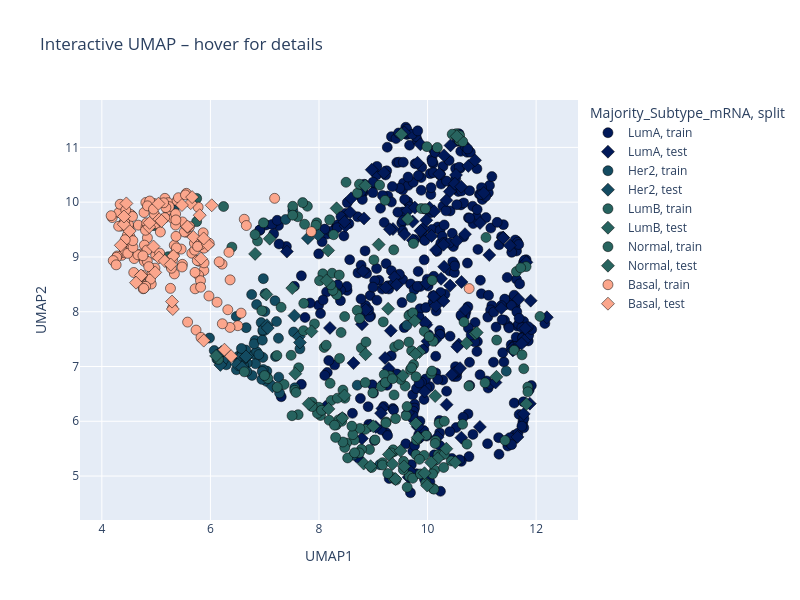
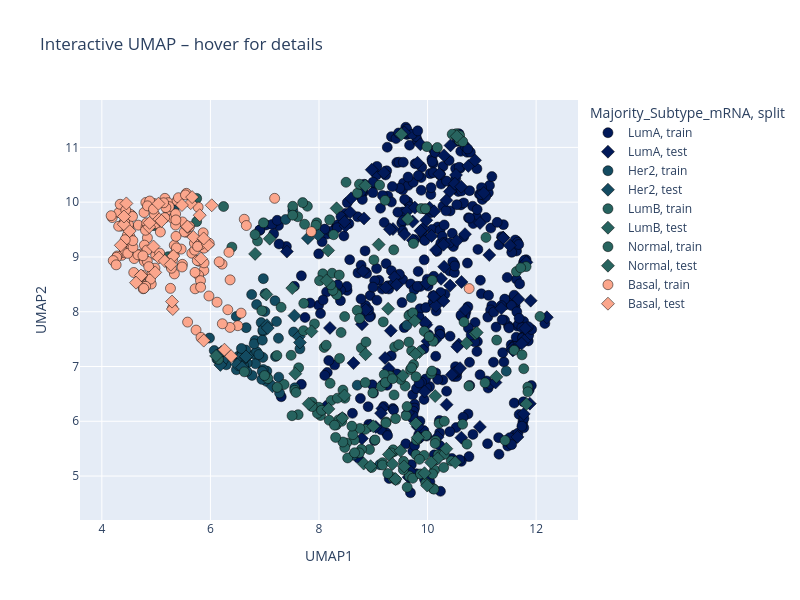

Notebook cell for these charts, in order:
### Markdown cell above
## Interactive Plotly UMAP

### Code cell
plot_umap_interactive(
    df_all,
    color_col="Majority_Subtype_mRNA",
    symbol_col="split",
    hover_cols=["PATIENT", "encoded_id"],
    save_html=PLOT_DIR / "interactive_umap.html",
)

### Figure 1 — Plotly figure (JSON) as saved in the notebook; plotly's stock layout.template omitted (floating-point values rounded to 4 significant figures; data arrays with more than 128 entries replaced by an {"elided": "..."} marker saying what was removed)
{"data": [{"customdata": {"elided": "410x2 str values"}, "hovertemplate": "Majority_Subtype_mRNA=LumA<br>split=train<br>UMAP1=%{x}<br>UMAP2=%{y}<br>PATIENT=%{customdata[0]}<br>encoded_id=%{customdata[1]}<extra></extra>", "legendgroup": "LumA, train", "marker": {"color": "#011959", "line": {"color": "black", "width": 0.5}, "size": 10, "symbol": "circle"}, "mode": "markers", "name": "LumA, train", "orientation": "v", "showlegend": true, "type": "scatter", "x": {"elided": "410 float values"}, "xaxis": "x", "y": {"elided": "410 float values"}, "yaxis": "y"}, {"customdata": {"elided": "102x2 str values"}, "hovertemplate": "Majority_Subtype_mRNA=LumA<br>split=test<br>UMAP1=%{x}<br>UMAP2=%{y}<br>PATIENT=%{customdata[0]}<br>encoded_id=%{customdata[1]}<extra></extra>", "legendgroup": "LumA, test", "marker": {"color": "#011959", "line": {"color": "black", "width": 0.5}, "size": 10, "symbol": "diamond"}, "mode": "markers", "name": "LumA, test", "orientation": "v", "showlegend": true, "type": "scatter", "x": [10.07, 10.48, 8.489, 8.812, 10.14, 9.639, 11.39, 10.22, 9.218, 9.868, 11.67, 9.815, 10.16, 8.117, 8.574, 9.652, 9.168, 11.9, 8.471, 9.572, 10.04, 9.391, 10.63, 9.819, 10.6, 10.3, 8.971, 9.143, 11.56, 9.196, 11.8, 10.41, 9.917, 9.633, 9.999, 10.52, 10.62, 10.35, 10.3, 11.25, 10.3, 8.636, 11.14, 11.39, 11.78, 9.978, 10.75, 10.5, 10.15, 11.88, 9.047, 7.409, 9.323, 9.958, 8.594, 11.36, 10.42, 11.66, 9.977, 10.11, 10.12, 10.57, 8.949, 9.691, 10.62, 9.946, 11.77, 9.981, 9.362, 10.97, 10.7, 11.57, 11.51, 11.82, 10.69, 11.04, 10.87, 10.25, 8.862, 12.2, 10.55, 11.73, 9.282, 9.728, 10.45, 10.19, 8.791, 8.83, 9.306, 10.41, 10.35, 10.29, 9.766, 9.431, 8.201, 8.792, 9.725, 10.54, 9.231, 10.96, 9.869, 9.576], "xaxis": "x", "y": [9.383, 6.875, 9.566, 8.74, 7.486, 6.154, 9.354, 10.51, 7.155, 11.06, 8.227, 10.72, 9.127, 6.26, 9.816, 4.98, 6.235, 8.202, 9.64, 11.27, 9.897, 8.63, 8.543, 5.901, 6.969, 8.196, 10.59, 6.148, 7.332, 10.54, 7.697, 10.19, 9.52, 9.844, 7.462, 10.5, 5.701, 6.304, 10.85, 6.708, 8.822, 7.062, 9.035, 9.347, 7.471, 7.764, 10.66, 10.34, 8.108, 6.321, 5.897, 9.098, 7.654, 7.801, 10.07, 8.061, 11.04, 5.714, 9.671, 8.277, 9.833, 7.402, 5.923, 5.074, 10.28, 6.543, 6.135, 8.519, 9.51, 9.62, 8.039, 7.293, 9.211, 8.902, 9.416, 10.17, 10.76, 8.601, 8.036, 7.898, 7.361, 7.419, 6.964, 9.304, 6.847, 5.711, 5.685, 9.703, 9.505, 8.477, 10.03, 9.224, 9.9, 8.49, 7.704, 7.771, 9.645, 9.292, 8.443, 5.897, 9.477, 9.413], "yaxis": "y"}, {"customdata": [["TCGA-3C-AALI", "TCGA-3C-AALI"], ["TCGA-A2-A04W", "TCGA-A2-A04W"], ["TCGA-A2-A04X", "TCGA-A2-A04X"], ["TCGA-A2-A0CX", "TCGA-A2-A0CX"], ["TCGA-A2-A0D1", "TCGA-A2-A0D1"], ["TCGA-A2-A0EQ", "TCGA-A2-A0EQ"], ["TCGA-A2-A3XV", "TCGA-A2-A3XV"], ["TCGA-A8-A07I", "TCGA-A8-A07I"], ["TCGA-A8-A08B", "TCGA-A8-A08B"], ["TCGA-A8-A08J", "TCGA-A8-A08J"], ["TCGA-A8-A08L", "TCGA-A8-A08L"], ["TCGA-A8-A08X", "TCGA-A8-A08X"], ["TCGA-A8-A09G", "TCGA-A8-A09G"], ["TCGA-A8-A09X", "TCGA-A8-A09X"], ["TCGA-A8-A0A7", "TCGA-A8-A0A7"], ["TCGA-AC-A23H", "TCGA-AC-A23H"], ["TCGA-AC-A5EH", "TCGA-AC-A5EH"], ["TCGA-AN-A0FV", "TCGA-AN-A0FV"], ["TCGA-AO-A0JE", "TCGA-AO-A0JE"], ["TCGA-AO-A12D", "TCGA-AO-A12D"], ["TCGA-AR-A1AT", "TCGA-AR-A1AT"], ["TCGA-AR-A24U", "TCGA-AR-A24U"], ["TCGA-AR-A254", "TCGA-AR-A254"], ["TCGA-B6-A0I9", "TCGA-B6-A0I9"], ["TCGA-B6-A0IK", "TCGA-B6-A0IK"], ["TCGA-B6-A0RH", "TCGA-B6-A0RH"], ["TCGA-BH-A0AW", "TCGA-BH-A0AW"], ["TCGA-BH-A0B7", "TCGA-BH-A0B7"], ["TCGA-BH-A0EE", "TCGA-BH-A0EE"], ["TCGA-BH-A18P", "TCGA-BH-A18P"], ["TCGA-BH-A18R", "TCGA-BH-A18R"], ["TCGA-BH-A203", "TCGA-BH-A203"], ["TCGA-C8-A12P", "TCGA-C8-A12P"], ["TCGA-C8-A12Q", "TCGA-C8-A12Q"], ["TCGA-C8-A12T", "TCGA-C8-A12T"], ["TCGA-C8-A12Z", "TCGA-C8-A12Z"], ["TCGA-C8-A135", "TCGA-C8-A135"], ["TCGA-C8-A137", "TCGA-C8-A137"], ["TCGA-C8-A138", "TCGA-C8-A138"], ["TCGA-C8-A1HF", "TCGA-C8-A1HF"], ["TCGA-C8-A1HK", "TCGA-C8-A1HK"], ["TCGA-C8-A26Y", "TCGA-C8-A26Y"], ["TCGA-C8-A275", "TCGA-C8-A275"], ["TCGA-C8-A278", "TCGA-C8-A278"], ["TCGA-D8-A13Z", "TCGA-D8-A13Z"], ["TCGA-D8-A1JF", "TCGA-D8-A1JF"], ["TCGA-E2-A14P", "TCGA-E2-A14P"], ["TCGA-E2-A14V", "TCGA-E2-A14V"], ["TCGA-E2-A152", "TCGA-E2-A152"], ["TCGA-E2-A1B0", "TCGA-E2-A1B0"], ["TCGA-E9-A1RH", "TCGA-E9-A1RH"], ["TCGA-E9-A248", "TCGA-E9-A248"], ["TCGA-EW-A1OV", "TCGA-EW-A1OV"], ["TCGA-EW-A6SD", "TCGA-EW-A6SD"], ["TCGA-GM-A2DB", "TCGA-GM-A2DB"], ["TCGA-GM-A2DH", "TCGA-GM-A2DH"], ["TCGA-LL-A5YO", "TCGA-LL-A5YO"], ["TCGA-OL-A66P", "TCGA-OL-A66P"], ["TCGA-UU-A93S", "TCGA-UU-A93S"]], "hovertemplate": "Majority_Subtype_mRNA=Her2<br>split=train<br>UMAP1=%{x}<br>UMAP2=%{y}<br>PATIENT=%{customdata[0]}<br>encoded_id=%{customdata[1]}<extra></extra>", "legendgroup": "Her2, train", "marker": {"color": "#134b61", "line": {"color": "black", "width": 0.5}, "size": 10, "symbol": "circle"}, "mode": "markers", "name": "Her2, train", "orientation": "v", "showlegend": true, "type": "scatter", "x": [7.649, 6.802, 7.216, 7.04, 7.253, 7.009, 6.121, 7.259, 7.274, 8.632, 6.851, 6.823, 7.031, 6.515, 7.518, 6.767, 6.635, 6.974, 6.831, 6.852, 6.966, 6.584, 7.039, 7.553, 6.509, 9.619, 6.935, 7.003, 6.292, 11.45, 9.121, 6.805, 6.676, 6.57, 7.532, 6.947, 6.969, 6.67, 9.703, 7.189, 6.956, 5.983, 6.965, 6.651, 6.477, 6.237, 6.892, 8.705, 6.955, 6.571, 6.609, 6.658, 6.975, 7.199, 6.07, 6.76, 7.386, 6.186, 6.478], "xaxis": "x", "y": [7.322, 7.223, 7.821, 6.916, 7.516, 8.327, 7.135, 6.805, 6.517, 5.38, 8.13, 7.474, 6.731, 7.187, 9.846, 6.838, 7.182, 6.944, 7.05, 7.271, 7.166, 7.248, 6.809, 6.611, 7.06, 7.752, 7.801, 8.004, 7.032, 6.915, 5.208, 7.414, 7.064, 7.184, 7.629, 6.765, 7.638, 6.911, 8.259, 8.2, 7.481, 7.52, 7.666, 7.3, 7.913, 7.116, 7.218, 6.658, 6.91, 7.329, 7.02, 7.709, 8.604, 7.182, 7.291, 8.314, 9.684, 7.252, 6.941], "yaxis": "y"}, {"customdata": [["TCGA-A2-A0T1", "TCGA-A2-A0T1"], ["TCGA-A2-A3XZ", "TCGA-A2-A3XZ"], ["TCGA-A8-A094", "TCGA-A8-A094"], ["TCGA-AC-A3W5", "TCGA-AC-A3W5"], ["TCGA-AO-A0J2", "TCGA-AO-A0J2"], ["TCGA-AR-A0TX", "TCGA-AR-A0TX"], ["TCGA-BH-A1EV", "TCGA-BH-A1EV"], ["TCGA-C8-A12L", "TCGA-C8-A12L"], ["TCGA-C8-A26X", "TCGA-C8-A26X"], ["TCGA-C8-A8HP", "TCGA-C8-A8HP"], ["TCGA-D8-A1JG", "TCGA-D8-A1JG"], ["TCGA-D8-A1XT", "TCGA-D8-A1XT"], ["TCGA-E2-A1LB", "TCGA-E2-A1LB"], ["TCGA-EW-A2FR", "TCGA-EW-A2FR"], ["TCGA-OL-A5RZ", "TCGA-OL-A5RZ"]], "hovertemplate": "Majority_Subtype_mRNA=Her2<br>split=test<br>UMAP1=%{x}<br>UMAP2=%{y}<br>PATIENT=%{customdata[0]}<br>encoded_id=%{customdata[1]}<extra></extra>", "legendgroup": "Her2, test", "marker": {"color": "#134b61", "line": {"color": "black", "width": 0.5}, "size": 10, "symbol": "diamond"}, "mode": "markers", "name": "Her2, test", "orientation": "v", "showlegend": true, "type": "scatter", "x": [7.041, 7.547, 6.651, 7.796, 6.498, 7.056, 7.145, 6.585, 6.201, 7.628, 6.655, 5.316, 6.183, 7.985, 7.649], "xaxis": "x", "y": [7.754, 7.928, 7.163, 9.343, 7.036, 7.703, 6.638, 6.983, 7.263, 7.544, 7.182, 9.884, 7.029, 9.405, 7.439], "yaxis": "y"}, {"customdata": {"elided": "156x2 str values"}, "hovertemplate": "Majority_Subtype_mRNA=LumB<br>split=train<br>UMAP1=%{x}<br>UMAP2=%{y}<br>PATIENT=%{customdata[0]}<br>encoded_id=%{customdata[1]}<extra></extra>", "legendgroup": "LumB, train", "marker": {"color": "#26635f", "line": {"color": "black", "width": 0.5}, "size": 10, "symbol": "circle"}, "mode": "markers", "name": "LumB, train", "orientation": "v", "showlegend": true, "type": "scatter", "x": {"elided": "156 float values"}, "xaxis": "x", "y": {"elided": "156 float values"}, "yaxis": "y"}, {"customdata": [["TCGA-5T-A9QA", "TCGA-5T-A9QA"], ["TCGA-A2-A0CW", "TCGA-A2-A0CW"], ["TCGA-A2-A0T3", "TCGA-A2-A0T3"], ["TCGA-A2-A25C", "TCGA-A2-A25C"], ["TCGA-A8-A079", "TCGA-A8-A079"], ["TCGA-A8-A084", "TCGA-A8-A084"], ["TCGA-A8-A08I", "TCGA-A8-A08I"], ["TCGA-A8-A092", "TCGA-A8-A092"], ["TCGA-A8-A09C", "TCGA-A8-A09C"], ["TCGA-A8-A09Q", "TCGA-A8-A09Q"], ["TCGA-A8-A09R", "TCGA-A8-A09R"], ["TCGA-A8-A09W", "TCGA-A8-A09W"], ["TCGA-AC-A2BM", "TCGA-AC-A2BM"], ["TCGA-AR-A0TV", "TCGA-AR-A0TV"], ["TCGA-AR-A24H", "TCGA-AR-A24H"], ["TCGA-AR-A2LK", "TCGA-AR-A2LK"], ["TCGA-B6-A0IB", "TCGA-B6-A0IB"], ["TCGA-B6-A0RL", "TCGA-B6-A0RL"], ["TCGA-BH-A0H0", "TCGA-BH-A0H0"], ["TCGA-C8-A12U", "TCGA-C8-A12U"], ["TCGA-C8-A1HM", "TCGA-C8-A1HM"], ["TCGA-C8-A274", "TCGA-C8-A274"], ["TCGA-C8-A27A", "TCGA-C8-A27A"], ["TCGA-C8-A3M8", "TCGA-C8-A3M8"], ["TCGA-D8-A13Y", "TCGA-D8-A13Y"], ["TCGA-D8-A1J8", "TCGA-D8-A1J8"], ["TCGA-D8-A1JI", "TCGA-D8-A1JI"], ["TCGA-D8-A1X6", "TCGA-D8-A1X6"], ["TCGA-D8-A1X7", "TCGA-D8-A1X7"], ["TCGA-D8-A1XF", "TCGA-D8-A1XF"], ["TCGA-D8-A1XL", "TCGA-D8-A1XL"], ["TCGA-E2-A10C", "TCGA-E2-A10C"], ["TCGA-E2-A1L7", "TCGA-E2-A1L7"], ["TCGA-E9-A1RE", "TCGA-E9-A1RE"], ["TCGA-E9-A226", "TCGA-E9-A226"], ["TCGA-E9-A22A", "TCGA-E9-A22A"], ["TCGA-EW-A1OX", "TCGA-EW-A1OX"], ["TCGA-GM-A2DO", "TCGA-GM-A2DO"], ["TCGA-Z7-A8R6", "TCGA-Z7-A8R6"]], "hovertemplate": "Majority_Subtype_mRNA=LumB<br>split=test<br>UMAP1=%{x}<br>UMAP2=%{y}<br>PATIENT=%{customdata[0]}<br>encoded_id=%{customdata[1]}<extra></extra>", "legendgroup": "LumB, test", "marker": {"color": "#26635f", "line": {"color": "black", "width": 0.5}, "size": 10, "symbol": "diamond"}, "mode": "markers", "name": "LumB, test", "orientation": "v", "showlegend": true, "type": "scatter", "x": [10.19, 8.43, 9.568, 11.27, 8.469, 10.88, 6.823, 8.174, 10.72, 7.508, 8.824, 7.564, 9.786, 9.0, 9.288, 9.546, 9.764, 10.35, 10.07, 8.95, 7.81, 10.91, 9.353, 9.944, 10.51, 9.85, 9.82, 10.14, 11.82, 9.41, 7.861, 9.273, 7.03, 9.503, 9.778, 8.169, 9.993, 7.092, 8.858], "xaxis": "x", "y": [5.32, 6.058, 5.176, 6.812, 6.47, 7.6, 9.056, 6.226, 7.425, 8.431, 5.228, 6.869, 5.96, 5.908, 5.395, 6.83, 7.832, 5.499, 5.249, 5.18, 6.321, 7.62, 5.222, 5.052, 5.25, 7.264, 5.706, 6.46, 6.314, 4.945, 7.641, 8.054, 8.315, 5.46, 7.225, 9.119, 4.827, 9.333, 7.225], "yaxis": "y"}, {"customdata": [["TCGA-A1-A0SB", "TCGA-A1-A0SB"], ["TCGA-A2-A0CL", "TCGA-A2-A0CL"], ["TCGA-A2-A0CZ", "TCGA-A2-A0CZ"], ["TCGA-A2-A0YK", "TCGA-A2-A0YK"], ["TCGA-A2-A1G6", "TCGA-A2-A1G6"], ["TCGA-A2-A25A", "TCGA-A2-A25A"], ["TCGA-A2-A3XW", "TCGA-A2-A3XW"], ["TCGA-A8-A08H", "TCGA-A8-A08H"], ["TCGA-AC-A2FK", "TCGA-AC-A2FK"], ["TCGA-AC-A3YI", "TCGA-AC-A3YI"], ["TCGA-AO-A03R", "TCGA-AO-A03R"], ["TCGA-AO-A03U", "TCGA-AO-A03U"], ["TCGA-AO-A0JB", "TCGA-AO-A0JB"], ["TCGA-AO-A1KO", "TCGA-AO-A1KO"], ["TCGA-AR-A1AO", "TCGA-AR-A1AO"], ["TCGA-AR-A2LH", "TCGA-AR-A2LH"], ["TCGA-B6-A0RQ", "TCGA-B6-A0RQ"], ["TCGA-BH-A1FU", "TCGA-BH-A1FU"], ["TCGA-BH-A42U", "TCGA-BH-A42U"], ["TCGA-BH-A6R9", "TCGA-BH-A6R9"], ["TCGA-BH-A8FZ", "TCGA-BH-A8FZ"], ["TCGA-D8-A1XW", "TCGA-D8-A1XW"], ["TCGA-E2-A108", "TCGA-E2-A108"], ["TCGA-EW-A1P1", "TCGA-EW-A1P1"], ["TCGA-EW-A1P7", "TCGA-EW-A1P7"], ["TCGA-EW-A1PG", "TCGA-EW-A1PG"], ["TCGA-LD-A9QF", "TCGA-LD-A9QF"], ["TCGA-OL-A5D6", "TCGA-OL-A5D6"], ["TCGA-OL-A5RY", "TCGA-OL-A5RY"], ["TCGA-OL-A97C", "TCGA-OL-A97C"]], "hovertemplate": "Majority_Subtype_mRNA=Normal<br>split=train<br>UMAP1=%{x}<br>UMAP2=%{y}<br>PATIENT=%{customdata[0]}<br>encoded_id=%{customdata[1]}<extra></extra>", "legendgroup": "Normal, train", "marker": {"color": "#28645f", "line": {"color": "black", "width": 0.5}, "size": 10, "symbol": "circle"}, "mode": "markers", "name": "Normal, train", "orientation": "v", "showlegend": true, "type": "scatter", "x": [10.53, 6.977, 8.708, 9.988, 10.59, 10.18, 9.012, 7.786, 10.59, 9.881, 8.01, 6.242, 8.374, 10.45, 7.516, 7.608, 10.59, 6.947, 9.377, 7.943, 9.961, 5.746, 7.7, 8.745, 5.746, 10.65, 7.735, 6.148, 7.515, 6.395], "xaxis": "x", "y": [11.25, 9.622, 10.16, 11.01, 11.14, 11.0, 8.946, 9.925, 11.12, 9.883, 8.566, 9.921, 8.669, 11.24, 9.925, 9.734, 11.21, 8.018, 9.129, 9.579, 9.879, 9.645, 9.992, 10.33, 10.07, 11.11, 9.597, 7.131, 9.762, 9.179], "yaxis": "y"}, {"customdata": [["TCGA-AO-A03T", "TCGA-AO-A03T"], ["TCGA-AR-A2LQ", "TCGA-AR-A2LQ"], ["TCGA-BH-A1FE", "TCGA-BH-A1FE"], ["TCGA-BH-A208", "TCGA-BH-A208"], ["TCGA-C8-A8HR", "TCGA-C8-A8HR"], ["TCGA-GM-A2DD", "TCGA-GM-A2DD"], ["TCGA-LL-A73Z", "TCGA-LL-A73Z"], ["TCGA-PL-A8LY", "TCGA-PL-A8LY"]], "hovertemplate": "Majority_Subtype_mRNA=Normal<br>split=test<br>UMAP1=%{x}<br>UMAP2=%{y}<br>PATIENT=%{customdata[0]}<br>encoded_id=%{customdata[1]}<extra></extra>", "legendgroup": "Normal, test", "marker": {"color": "#28645f", "line": {"color": "black", "width": 0.5}, "size": 10, "symbol": "diamond"}, "mode": "markers", "name": "Normal, test", "orientation": "v", "showlegend": true, "type": "scatter", "x": [8.141, 8.854, 9.516, 8.324, 9.637, 6.104, 9.1, 10.54], "xaxis": "x", "y": [8.571, 10.3, 11.24, 9.888, 9.693, 7.193, 9.225, 11.2], "yaxis": "y"}, {"customdata": {"elided": "140x2 str values"}, "hovertemplate": "Majority_Subtype_mRNA=Basal<br>split=train<br>UMAP1=%{x}<br>UMAP2=%{y}<br>PATIENT=%{customdata[0]}<br>encoded_id=%{customdata[1]}<extra></extra>", "legendgroup": "Basal, train", "marker": {"color": "#fba68c", "line": {"color": "black", "width": 0.5}, "size": 10, "symbol": "circle"}, "mode": "markers", "name": "Basal, train", "orientation": "v", "showlegend": true, "type": "scatter", "x": {"elided": "140 float values"}, "xaxis": "x", "y": {"elided": "140 float values"}, "yaxis": "y"}, {"customdata": [["TCGA-A1-A0SK", "TCGA-A1-A0SK"], ["TCGA-A2-A0SX", "TCGA-A2-A0SX"], ["TCGA-A2-A0T0", "TCGA-A2-A0T0"], ["TCGA-A2-A0YJ", "TCGA-A2-A0YJ"], ["TCGA-A7-A26G", "TCGA-A7-A26G"], ["TCGA-A8-A07O", "TCGA-A8-A07O"], ["TCGA-A8-A07U", "TCGA-A8-A07U"], ["TCGA-A8-A08R", "TCGA-A8-A08R"], ["TCGA-AN-A0FJ", "TCGA-AN-A0FJ"], ["TCGA-AQ-A04J", "TCGA-AQ-A04J"], ["TCGA-AR-A0TP", "TCGA-AR-A0TP"], ["TCGA-AR-A2LR", "TCGA-AR-A2LR"], ["TCGA-B6-A0RU", "TCGA-B6-A0RU"], ["TCGA-B6-A0WX", "TCGA-B6-A0WX"], ["TCGA-B6-A409", "TCGA-B6-A409"], ["TCGA-BH-A0AV", "TCGA-BH-A0AV"], ["TCGA-BH-A0E0", "TCGA-BH-A0E0"], ["TCGA-BH-A0RX", "TCGA-BH-A0RX"], ["TCGA-BH-A18V", "TCGA-BH-A18V"], ["TCGA-BH-A1FC", "TCGA-BH-A1FC"], ["TCGA-C8-A131", "TCGA-C8-A131"], ["TCGA-C8-A27B", "TCGA-C8-A27B"], ["TCGA-D8-A1JK", "TCGA-D8-A1JK"], ["TCGA-D8-A1JM", "TCGA-D8-A1JM"], ["TCGA-D8-A27H", "TCGA-D8-A27H"], ["TCGA-D8-A27M", "TCGA-D8-A27M"], ["TCGA-E2-A14Y", "TCGA-E2-A14Y"], ["TCGA-E9-A5FL", "TCGA-E9-A5FL"], ["TCGA-EW-A1P8", "TCGA-EW-A1P8"], ["TCGA-EW-A1PB", "TCGA-EW-A1PB"], ["TCGA-HN-A2NL", "TCGA-HN-A2NL"], ["TCGA-LL-A73Y", "TCGA-LL-A73Y"], ["TCGA-OL-A66I", "TCGA-OL-A66I"], ["TCGA-S3-AA0Z", "TCGA-S3-AA0Z"]], "hovertemplate": "Majority_Subtype_mRNA=Basal<br>split=test<br>UMAP1=%{x}<br>UMAP2=%{y}<br>PATIENT=%{customdata[0]}<br>encoded_id=%{customdata[1]}<extra></extra>", "legendgroup": "Basal, test", "marker": {"color": "#fba68c", "line": {"color": "black", "width": 0.5}, "size": 10, "symbol": "diamond"}, "mode": "markers", "name": "Basal, test", "orientation": "v", "showlegend": true, "type": "scatter", "x": [5.827, 5.637, 4.72, 4.983, 6.024, 4.511, 5.043, 5.056, 5.316, 5.663, 5.686, 5.956, 5.876, 4.951, 4.629, 5.574, 5.307, 4.349, 5.1, 4.404, 6.259, 4.873, 6.381, 5.052, 5.577, 5.476, 5.293, 5.877, 4.879, 4.407, 5.159, 5.803, 4.451, 5.269], "xaxis": "x", "y": [8.969, 9.982, 8.661, 8.718, 9.943, 9.473, 9.972, 9.686, 9.016, 10.09, 9.363, 9.222, 9.337, 9.191, 8.53, 9.547, 8.05, 9.213, 9.658, 9.598, 7.306, 9.546, 7.188, 8.987, 9.556, 9.948, 8.185, 7.473, 9.623, 9.738, 8.927, 9.762, 9.977, 8.86], "yaxis": "y"}], "layout": {"height": 600, "legend": {"title": {"text": "Majority_Subtype_mRNA, split"}, "tracegroupgap": 0}, "title": {"text": "Interactive UMAP – hover for details"}, "width": 800, "xaxis": {"anchor": "y", "domain": [0, 1], "title": {"text": "UMAP1"}}, "yaxis": {"anchor": "x", "domain": [0, 1], "title": {"text": "UMAP2"}}}}

### Figure 2 — Plotly figure (JSON) as saved in the notebook; plotly's stock layout.template omitted (floating-point values rounded to 4 significant figures; data arrays with more than 128 entries replaced by an {"elided": "..."} marker saying what was removed)
{"data": [{"customdata": {"elided": "410x2 str values"}, "hovertemplate": "Majority_Subtype_mRNA=LumA<br>split=train<br>UMAP1=%{x}<br>UMAP2=%{y}<br>PATIENT=%{customdata[0]}<br>encoded_id=%{customdata[1]}<extra></extra>", "legendgroup": "LumA, train", "marker": {"color": "#011959", "line": {"color": "black", "width": 0.5}, "size": 10, "symbol": "circle"}, "mode": "markers", "name": "LumA, train", "orientation": "v", "showlegend": true, "type": "scatter", "x": {"elided": "410 float values"}, "xaxis": "x", "y": {"elided": "410 float values"}, "yaxis": "y"}, {"customdata": {"elided": "102x2 str values"}, "hovertemplate": "Majority_Subtype_mRNA=LumA<br>split=test<br>UMAP1=%{x}<br>UMAP2=%{y}<br>PATIENT=%{customdata[0]}<br>encoded_id=%{customdata[1]}<extra></extra>", "legendgroup": "LumA, test", "marker": {"color": "#011959", "line": {"color": "black", "width": 0.5}, "size": 10, "symbol": "diamond"}, "mode": "markers", "name": "LumA, test", "orientation": "v", "showlegend": true, "type": "scatter", "x": [10.07, 10.48, 8.489, 8.812, 10.14, 9.639, 11.39, 10.22, 9.218, 9.868, 11.67, 9.815, 10.16, 8.117, 8.574, 9.652, 9.168, 11.9, 8.471, 9.572, 10.04, 9.391, 10.63, 9.819, 10.6, 10.3, 8.971, 9.143, 11.56, 9.196, 11.8, 10.41, 9.917, 9.633, 9.999, 10.52, 10.62, 10.35, 10.3, 11.25, 10.3, 8.636, 11.14, 11.39, 11.78, 9.978, 10.75, 10.5, 10.15, 11.88, 9.047, 7.409, 9.323, 9.958, 8.594, 11.36, 10.42, 11.66, 9.977, 10.11, 10.12, 10.57, 8.949, 9.691, 10.62, 9.946, 11.77, 9.981, 9.362, 10.97, 10.7, 11.57, 11.51, 11.82, 10.69, 11.04, 10.87, 10.25, 8.862, 12.2, 10.55, 11.73, 9.282, 9.728, 10.45, 10.19, 8.791, 8.83, 9.306, 10.41, 10.35, 10.29, 9.766, 9.431, 8.201, 8.792, 9.725, 10.54, 9.231, 10.96, 9.869, 9.576], "xaxis": "x", "y": [9.383, 6.875, 9.566, 8.74, 7.486, 6.154, 9.354, 10.51, 7.155, 11.06, 8.227, 10.72, 9.127, 6.26, 9.816, 4.98, 6.235, 8.202, 9.64, 11.27, 9.897, 8.63, 8.543, 5.901, 6.969, 8.196, 10.59, 6.148, 7.332, 10.54, 7.697, 10.19, 9.52, 9.844, 7.462, 10.5, 5.701, 6.304, 10.85, 6.708, 8.822, 7.062, 9.035, 9.347, 7.471, 7.764, 10.66, 10.34, 8.108, 6.321, 5.897, 9.098, 7.654, 7.801, 10.07, 8.061, 11.04, 5.714, 9.671, 8.277, 9.833, 7.402, 5.923, 5.074, 10.28, 6.543, 6.135, 8.519, 9.51, 9.62, 8.039, 7.293, 9.211, 8.902, 9.416, 10.17, 10.76, 8.601, 8.036, 7.898, 7.361, 7.419, 6.964, 9.304, 6.847, 5.711, 5.685, 9.703, 9.505, 8.477, 10.03, 9.224, 9.9, 8.49, 7.704, 7.771, 9.645, 9.292, 8.443, 5.897, 9.477, 9.413], "yaxis": "y"}, {"customdata": [["TCGA-3C-AALI", "TCGA-3C-AALI"], ["TCGA-A2-A04W", "TCGA-A2-A04W"], ["TCGA-A2-A04X", "TCGA-A2-A04X"], ["TCGA-A2-A0CX", "TCGA-A2-A0CX"], ["TCGA-A2-A0D1", "TCGA-A2-A0D1"], ["TCGA-A2-A0EQ", "TCGA-A2-A0EQ"], ["TCGA-A2-A3XV", "TCGA-A2-A3XV"], ["TCGA-A8-A07I", "TCGA-A8-A07I"], ["TCGA-A8-A08B", "TCGA-A8-A08B"], ["TCGA-A8-A08J", "TCGA-A8-A08J"], ["TCGA-A8-A08L", "TCGA-A8-A08L"], ["TCGA-A8-A08X", "TCGA-A8-A08X"], ["TCGA-A8-A09G", "TCGA-A8-A09G"], ["TCGA-A8-A09X", "TCGA-A8-A09X"], ["TCGA-A8-A0A7", "TCGA-A8-A0A7"], ["TCGA-AC-A23H", "TCGA-AC-A23H"], ["TCGA-AC-A5EH", "TCGA-AC-A5EH"], ["TCGA-AN-A0FV", "TCGA-AN-A0FV"], ["TCGA-AO-A0JE", "TCGA-AO-A0JE"], ["TCGA-AO-A12D", "TCGA-AO-A12D"], ["TCGA-AR-A1AT", "TCGA-AR-A1AT"], ["TCGA-AR-A24U", "TCGA-AR-A24U"], ["TCGA-AR-A254", "TCGA-AR-A254"], ["TCGA-B6-A0I9", "TCGA-B6-A0I9"], ["TCGA-B6-A0IK", "TCGA-B6-A0IK"], ["TCGA-B6-A0RH", "TCGA-B6-A0RH"], ["TCGA-BH-A0AW", "TCGA-BH-A0AW"], ["TCGA-BH-A0B7", "TCGA-BH-A0B7"], ["TCGA-BH-A0EE", "TCGA-BH-A0EE"], ["TCGA-BH-A18P", "TCGA-BH-A18P"], ["TCGA-BH-A18R", "TCGA-BH-A18R"], ["TCGA-BH-A203", "TCGA-BH-A203"], ["TCGA-C8-A12P", "TCGA-C8-A12P"], ["TCGA-C8-A12Q", "TCGA-C8-A12Q"], ["TCGA-C8-A12T", "TCGA-C8-A12T"], ["TCGA-C8-A12Z", "TCGA-C8-A12Z"], ["TCGA-C8-A135", "TCGA-C8-A135"], ["TCGA-C8-A137", "TCGA-C8-A137"], ["TCGA-C8-A138", "TCGA-C8-A138"], ["TCGA-C8-A1HF", "TCGA-C8-A1HF"], ["TCGA-C8-A1HK", "TCGA-C8-A1HK"], ["TCGA-C8-A26Y", "TCGA-C8-A26Y"], ["TCGA-C8-A275", "TCGA-C8-A275"], ["TCGA-C8-A278", "TCGA-C8-A278"], ["TCGA-D8-A13Z", "TCGA-D8-A13Z"], ["TCGA-D8-A1JF", "TCGA-D8-A1JF"], ["TCGA-E2-A14P", "TCGA-E2-A14P"], ["TCGA-E2-A14V", "TCGA-E2-A14V"], ["TCGA-E2-A152", "TCGA-E2-A152"], ["TCGA-E2-A1B0", "TCGA-E2-A1B0"], ["TCGA-E9-A1RH", "TCGA-E9-A1RH"], ["TCGA-E9-A248", "TCGA-E9-A248"], ["TCGA-EW-A1OV", "TCGA-EW-A1OV"], ["TCGA-EW-A6SD", "TCGA-EW-A6SD"], ["TCGA-GM-A2DB", "TCGA-GM-A2DB"], ["TCGA-GM-A2DH", "TCGA-GM-A2DH"], ["TCGA-LL-A5YO", "TCGA-LL-A5YO"], ["TCGA-OL-A66P", "TCGA-OL-A66P"], ["TCGA-UU-A93S", "TCGA-UU-A93S"]], "hovertemplate": "Majority_Subtype_mRNA=Her2<br>split=train<br>UMAP1=%{x}<br>UMAP2=%{y}<br>PATIENT=%{customdata[0]}<br>encoded_id=%{customdata[1]}<extra></extra>", "legendgroup": "Her2, train", "marker": {"color": "#134b61", "line": {"color": "black", "width": 0.5}, "size": 10, "symbol": "circle"}, "mode": "markers", "name": "Her2, train", "orientation": "v", "showlegend": true, "type": "scatter", "x": [7.649, 6.802, 7.216, 7.04, 7.253, 7.009, 6.121, 7.259, 7.274, 8.632, 6.851, 6.823, 7.031, 6.515, 7.518, 6.767, 6.635, 6.974, 6.831, 6.852, 6.966, 6.584, 7.039, 7.553, 6.509, 9.619, 6.935, 7.003, 6.292, 11.45, 9.121, 6.805, 6.676, 6.57, 7.532, 6.947, 6.969, 6.67, 9.703, 7.189, 6.956, 5.983, 6.965, 6.651, 6.477, 6.237, 6.892, 8.705, 6.955, 6.571, 6.609, 6.658, 6.975, 7.199, 6.07, 6.76, 7.386, 6.186, 6.478], "xaxis": "x", "y": [7.322, 7.223, 7.821, 6.916, 7.516, 8.327, 7.135, 6.805, 6.517, 5.38, 8.13, 7.474, 6.731, 7.187, 9.846, 6.838, 7.182, 6.944, 7.05, 7.271, 7.166, 7.248, 6.809, 6.611, 7.06, 7.752, 7.801, 8.004, 7.032, 6.915, 5.208, 7.414, 7.064, 7.184, 7.629, 6.765, 7.638, 6.911, 8.259, 8.2, 7.481, 7.52, 7.666, 7.3, 7.913, 7.116, 7.218, 6.658, 6.91, 7.329, 7.02, 7.709, 8.604, 7.182, 7.291, 8.314, 9.684, 7.252, 6.941], "yaxis": "y"}, {"customdata": [["TCGA-A2-A0T1", "TCGA-A2-A0T1"], ["TCGA-A2-A3XZ", "TCGA-A2-A3XZ"], ["TCGA-A8-A094", "TCGA-A8-A094"], ["TCGA-AC-A3W5", "TCGA-AC-A3W5"], ["TCGA-AO-A0J2", "TCGA-AO-A0J2"], ["TCGA-AR-A0TX", "TCGA-AR-A0TX"], ["TCGA-BH-A1EV", "TCGA-BH-A1EV"], ["TCGA-C8-A12L", "TCGA-C8-A12L"], ["TCGA-C8-A26X", "TCGA-C8-A26X"], ["TCGA-C8-A8HP", "TCGA-C8-A8HP"], ["TCGA-D8-A1JG", "TCGA-D8-A1JG"], ["TCGA-D8-A1XT", "TCGA-D8-A1XT"], ["TCGA-E2-A1LB", "TCGA-E2-A1LB"], ["TCGA-EW-A2FR", "TCGA-EW-A2FR"], ["TCGA-OL-A5RZ", "TCGA-OL-A5RZ"]], "hovertemplate": "Majority_Subtype_mRNA=Her2<br>split=test<br>UMAP1=%{x}<br>UMAP2=%{y}<br>PATIENT=%{customdata[0]}<br>encoded_id=%{customdata[1]}<extra></extra>", "legendgroup": "Her2, test", "marker": {"color": "#134b61", "line": {"color": "black", "width": 0.5}, "size": 10, "symbol": "diamond"}, "mode": "markers", "name": "Her2, test", "orientation": "v", "showlegend": true, "type": "scatter", "x": [7.041, 7.547, 6.651, 7.796, 6.498, 7.056, 7.145, 6.585, 6.201, 7.628, 6.655, 5.316, 6.183, 7.985, 7.649], "xaxis": "x", "y": [7.754, 7.928, 7.163, 9.343, 7.036, 7.703, 6.638, 6.983, 7.263, 7.544, 7.182, 9.884, 7.029, 9.405, 7.439], "yaxis": "y"}, {"customdata": {"elided": "156x2 str values"}, "hovertemplate": "Majority_Subtype_mRNA=LumB<br>split=train<br>UMAP1=%{x}<br>UMAP2=%{y}<br>PATIENT=%{customdata[0]}<br>encoded_id=%{customdata[1]}<extra></extra>", "legendgroup": "LumB, train", "marker": {"color": "#26635f", "line": {"color": "black", "width": 0.5}, "size": 10, "symbol": "circle"}, "mode": "markers", "name": "LumB, train", "orientation": "v", "showlegend": true, "type": "scatter", "x": {"elided": "156 float values"}, "xaxis": "x", "y": {"elided": "156 float values"}, "yaxis": "y"}, {"customdata": [["TCGA-5T-A9QA", "TCGA-5T-A9QA"], ["TCGA-A2-A0CW", "TCGA-A2-A0CW"], ["TCGA-A2-A0T3", "TCGA-A2-A0T3"], ["TCGA-A2-A25C", "TCGA-A2-A25C"], ["TCGA-A8-A079", "TCGA-A8-A079"], ["TCGA-A8-A084", "TCGA-A8-A084"], ["TCGA-A8-A08I", "TCGA-A8-A08I"], ["TCGA-A8-A092", "TCGA-A8-A092"], ["TCGA-A8-A09C", "TCGA-A8-A09C"], ["TCGA-A8-A09Q", "TCGA-A8-A09Q"], ["TCGA-A8-A09R", "TCGA-A8-A09R"], ["TCGA-A8-A09W", "TCGA-A8-A09W"], ["TCGA-AC-A2BM", "TCGA-AC-A2BM"], ["TCGA-AR-A0TV", "TCGA-AR-A0TV"], ["TCGA-AR-A24H", "TCGA-AR-A24H"], ["TCGA-AR-A2LK", "TCGA-AR-A2LK"], ["TCGA-B6-A0IB", "TCGA-B6-A0IB"], ["TCGA-B6-A0RL", "TCGA-B6-A0RL"], ["TCGA-BH-A0H0", "TCGA-BH-A0H0"], ["TCGA-C8-A12U", "TCGA-C8-A12U"], ["TCGA-C8-A1HM", "TCGA-C8-A1HM"], ["TCGA-C8-A274", "TCGA-C8-A274"], ["TCGA-C8-A27A", "TCGA-C8-A27A"], ["TCGA-C8-A3M8", "TCGA-C8-A3M8"], ["TCGA-D8-A13Y", "TCGA-D8-A13Y"], ["TCGA-D8-A1J8", "TCGA-D8-A1J8"], ["TCGA-D8-A1JI", "TCGA-D8-A1JI"], ["TCGA-D8-A1X6", "TCGA-D8-A1X6"], ["TCGA-D8-A1X7", "TCGA-D8-A1X7"], ["TCGA-D8-A1XF", "TCGA-D8-A1XF"], ["TCGA-D8-A1XL", "TCGA-D8-A1XL"], ["TCGA-E2-A10C", "TCGA-E2-A10C"], ["TCGA-E2-A1L7", "TCGA-E2-A1L7"], ["TCGA-E9-A1RE", "TCGA-E9-A1RE"], ["TCGA-E9-A226", "TCGA-E9-A226"], ["TCGA-E9-A22A", "TCGA-E9-A22A"], ["TCGA-EW-A1OX", "TCGA-EW-A1OX"], ["TCGA-GM-A2DO", "TCGA-GM-A2DO"], ["TCGA-Z7-A8R6", "TCGA-Z7-A8R6"]], "hovertemplate": "Majority_Subtype_mRNA=LumB<br>split=test<br>UMAP1=%{x}<br>UMAP2=%{y}<br>PATIENT=%{customdata[0]}<br>encoded_id=%{customdata[1]}<extra></extra>", "legendgroup": "LumB, test", "marker": {"color": "#26635f", "line": {"color": "black", "width": 0.5}, "size": 10, "symbol": "diamond"}, "mode": "markers", "name": "LumB, test", "orientation": "v", "showlegend": true, "type": "scatter", "x": [10.19, 8.43, 9.568, 11.27, 8.469, 10.88, 6.823, 8.174, 10.72, 7.508, 8.824, 7.564, 9.786, 9.0, 9.288, 9.546, 9.764, 10.35, 10.07, 8.95, 7.81, 10.91, 9.353, 9.944, 10.51, 9.85, 9.82, 10.14, 11.82, 9.41, 7.861, 9.273, 7.03, 9.503, 9.778, 8.169, 9.993, 7.092, 8.858], "xaxis": "x", "y": [5.32, 6.058, 5.176, 6.812, 6.47, 7.6, 9.056, 6.226, 7.425, 8.431, 5.228, 6.869, 5.96, 5.908, 5.395, 6.83, 7.832, 5.499, 5.249, 5.18, 6.321, 7.62, 5.222, 5.052, 5.25, 7.264, 5.706, 6.46, 6.314, 4.945, 7.641, 8.054, 8.315, 5.46, 7.225, 9.119, 4.827, 9.333, 7.225], "yaxis": "y"}, {"customdata": [["TCGA-A1-A0SB", "TCGA-A1-A0SB"], ["TCGA-A2-A0CL", "TCGA-A2-A0CL"], ["TCGA-A2-A0CZ", "TCGA-A2-A0CZ"], ["TCGA-A2-A0YK", "TCGA-A2-A0YK"], ["TCGA-A2-A1G6", "TCGA-A2-A1G6"], ["TCGA-A2-A25A", "TCGA-A2-A25A"], ["TCGA-A2-A3XW", "TCGA-A2-A3XW"], ["TCGA-A8-A08H", "TCGA-A8-A08H"], ["TCGA-AC-A2FK", "TCGA-AC-A2FK"], ["TCGA-AC-A3YI", "TCGA-AC-A3YI"], ["TCGA-AO-A03R", "TCGA-AO-A03R"], ["TCGA-AO-A03U", "TCGA-AO-A03U"], ["TCGA-AO-A0JB", "TCGA-AO-A0JB"], ["TCGA-AO-A1KO", "TCGA-AO-A1KO"], ["TCGA-AR-A1AO", "TCGA-AR-A1AO"], ["TCGA-AR-A2LH", "TCGA-AR-A2LH"], ["TCGA-B6-A0RQ", "TCGA-B6-A0RQ"], ["TCGA-BH-A1FU", "TCGA-BH-A1FU"], ["TCGA-BH-A42U", "TCGA-BH-A42U"], ["TCGA-BH-A6R9", "TCGA-BH-A6R9"], ["TCGA-BH-A8FZ", "TCGA-BH-A8FZ"], ["TCGA-D8-A1XW", "TCGA-D8-A1XW"], ["TCGA-E2-A108", "TCGA-E2-A108"], ["TCGA-EW-A1P1", "TCGA-EW-A1P1"], ["TCGA-EW-A1P7", "TCGA-EW-A1P7"], ["TCGA-EW-A1PG", "TCGA-EW-A1PG"], ["TCGA-LD-A9QF", "TCGA-LD-A9QF"], ["TCGA-OL-A5D6", "TCGA-OL-A5D6"], ["TCGA-OL-A5RY", "TCGA-OL-A5RY"], ["TCGA-OL-A97C", "TCGA-OL-A97C"]], "hovertemplate": "Majority_Subtype_mRNA=Normal<br>split=train<br>UMAP1=%{x}<br>UMAP2=%{y}<br>PATIENT=%{customdata[0]}<br>encoded_id=%{customdata[1]}<extra></extra>", "legendgroup": "Normal, train", "marker": {"color": "#28645f", "line": {"color": "black", "width": 0.5}, "size": 10, "symbol": "circle"}, "mode": "markers", "name": "Normal, train", "orientation": "v", "showlegend": true, "type": "scatter", "x": [10.53, 6.977, 8.708, 9.988, 10.59, 10.18, 9.012, 7.786, 10.59, 9.881, 8.01, 6.242, 8.374, 10.45, 7.516, 7.608, 10.59, 6.947, 9.377, 7.943, 9.961, 5.746, 7.7, 8.745, 5.746, 10.65, 7.735, 6.148, 7.515, 6.395], "xaxis": "x", "y": [11.25, 9.622, 10.16, 11.01, 11.14, 11.0, 8.946, 9.925, 11.12, 9.883, 8.566, 9.921, 8.669, 11.24, 9.925, 9.734, 11.21, 8.018, 9.129, 9.579, 9.879, 9.645, 9.992, 10.33, 10.07, 11.11, 9.597, 7.131, 9.762, 9.179], "yaxis": "y"}, {"customdata": [["TCGA-AO-A03T", "TCGA-AO-A03T"], ["TCGA-AR-A2LQ", "TCGA-AR-A2LQ"], ["TCGA-BH-A1FE", "TCGA-BH-A1FE"], ["TCGA-BH-A208", "TCGA-BH-A208"], ["TCGA-C8-A8HR", "TCGA-C8-A8HR"], ["TCGA-GM-A2DD", "TCGA-GM-A2DD"], ["TCGA-LL-A73Z", "TCGA-LL-A73Z"], ["TCGA-PL-A8LY", "TCGA-PL-A8LY"]], "hovertemplate": "Majority_Subtype_mRNA=Normal<br>split=test<br>UMAP1=%{x}<br>UMAP2=%{y}<br>PATIENT=%{customdata[0]}<br>encoded_id=%{customdata[1]}<extra></extra>", "legendgroup": "Normal, test", "marker": {"color": "#28645f", "line": {"color": "black", "width": 0.5}, "size": 10, "symbol": "diamond"}, "mode": "markers", "name": "Normal, test", "orientation": "v", "showlegend": true, "type": "scatter", "x": [8.141, 8.854, 9.516, 8.324, 9.637, 6.104, 9.1, 10.54], "xaxis": "x", "y": [8.571, 10.3, 11.24, 9.888, 9.693, 7.193, 9.225, 11.2], "yaxis": "y"}, {"customdata": {"elided": "140x2 str values"}, "hovertemplate": "Majority_Subtype_mRNA=Basal<br>split=train<br>UMAP1=%{x}<br>UMAP2=%{y}<br>PATIENT=%{customdata[0]}<br>encoded_id=%{customdata[1]}<extra></extra>", "legendgroup": "Basal, train", "marker": {"color": "#fba68c", "line": {"color": "black", "width": 0.5}, "size": 10, "symbol": "circle"}, "mode": "markers", "name": "Basal, train", "orientation": "v", "showlegend": true, "type": "scatter", "x": {"elided": "140 float values"}, "xaxis": "x", "y": {"elided": "140 float values"}, "yaxis": "y"}, {"customdata": [["TCGA-A1-A0SK", "TCGA-A1-A0SK"], ["TCGA-A2-A0SX", "TCGA-A2-A0SX"], ["TCGA-A2-A0T0", "TCGA-A2-A0T0"], ["TCGA-A2-A0YJ", "TCGA-A2-A0YJ"], ["TCGA-A7-A26G", "TCGA-A7-A26G"], ["TCGA-A8-A07O", "TCGA-A8-A07O"], ["TCGA-A8-A07U", "TCGA-A8-A07U"], ["TCGA-A8-A08R", "TCGA-A8-A08R"], ["TCGA-AN-A0FJ", "TCGA-AN-A0FJ"], ["TCGA-AQ-A04J", "TCGA-AQ-A04J"], ["TCGA-AR-A0TP", "TCGA-AR-A0TP"], ["TCGA-AR-A2LR", "TCGA-AR-A2LR"], ["TCGA-B6-A0RU", "TCGA-B6-A0RU"], ["TCGA-B6-A0WX", "TCGA-B6-A0WX"], ["TCGA-B6-A409", "TCGA-B6-A409"], ["TCGA-BH-A0AV", "TCGA-BH-A0AV"], ["TCGA-BH-A0E0", "TCGA-BH-A0E0"], ["TCGA-BH-A0RX", "TCGA-BH-A0RX"], ["TCGA-BH-A18V", "TCGA-BH-A18V"], ["TCGA-BH-A1FC", "TCGA-BH-A1FC"], ["TCGA-C8-A131", "TCGA-C8-A131"], ["TCGA-C8-A27B", "TCGA-C8-A27B"], ["TCGA-D8-A1JK", "TCGA-D8-A1JK"], ["TCGA-D8-A1JM", "TCGA-D8-A1JM"], ["TCGA-D8-A27H", "TCGA-D8-A27H"], ["TCGA-D8-A27M", "TCGA-D8-A27M"], ["TCGA-E2-A14Y", "TCGA-E2-A14Y"], ["TCGA-E9-A5FL", "TCGA-E9-A5FL"], ["TCGA-EW-A1P8", "TCGA-EW-A1P8"], ["TCGA-EW-A1PB", "TCGA-EW-A1PB"], ["TCGA-HN-A2NL", "TCGA-HN-A2NL"], ["TCGA-LL-A73Y", "TCGA-LL-A73Y"], ["TCGA-OL-A66I", "TCGA-OL-A66I"], ["TCGA-S3-AA0Z", "TCGA-S3-AA0Z"]], "hovertemplate": "Majority_Subtype_mRNA=Basal<br>split=test<br>UMAP1=%{x}<br>UMAP2=%{y}<br>PATIENT=%{customdata[0]}<br>encoded_id=%{customdata[1]}<extra></extra>", "legendgroup": "Basal, test", "marker": {"color": "#fba68c", "line": {"color": "black", "width": 0.5}, "size": 10, "symbol": "diamond"}, "mode": "markers", "name": "Basal, test", "orientation": "v", "showlegend": true, "type": "scatter", "x": [5.827, 5.637, 4.72, 4.983, 6.024, 4.511, 5.043, 5.056, 5.316, 5.663, 5.686, 5.956, 5.876, 4.951, 4.629, 5.574, 5.307, 4.349, 5.1, 4.404, 6.259, 4.873, 6.381, 5.052, 5.577, 5.476, 5.293, 5.877, 4.879, 4.407, 5.159, 5.803, 4.451, 5.269], "xaxis": "x", "y": [8.969, 9.982, 8.661, 8.718, 9.943, 9.473, 9.972, 9.686, 9.016, 10.09, 9.363, 9.222, 9.337, 9.191, 8.53, 9.547, 8.05, 9.213, 9.658, 9.598, 7.306, 9.546, 7.188, 8.987, 9.556, 9.948, 8.185, 7.473, 9.623, 9.738, 8.927, 9.762, 9.977, 8.86], "yaxis": "y"}], "layout": {"height": 600, "legend": {"title": {"text": "Majority_Subtype_mRNA, split"}, "tracegroupgap": 0}, "title": {"text": "Interactive UMAP – hover for details"}, "width": 800, "xaxis": {"anchor": "y", "domain": [0, 1], "title": {"text": "UMAP1"}}, "yaxis": {"anchor": "x", "domain": [0, 1], "title": {"text": "UMAP2"}}}}
